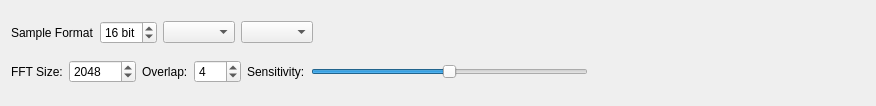
<?xml version="1.0" encoding="UTF-8"?>
<ui version="4.0">
 <class>SpectrogramControls</class>
 <widget class="QWidget" name="SpectrogramControls">
  <property name="geometry">
   <rect>
    <x>0</x>
    <y>0</y>
    <width>876</width>
    <height>106</height>
   </rect>
  </property>
  <layout class="QVBoxLayout" name="verticalLayout">
   <item>
    <layout class="QHBoxLayout" name="horizontalLayout">
     <item>
      <widget class="QLabel" name="label">
       <property name="text">
        <string>Sample Format</string>
       </property>
      </widget>
     </item>
     <item>
      <widget class="QSpinBox" name="sb_wordSize">
       <property name="suffix">
        <string> bit</string>
       </property>
       <property name="minimum">
        <number>1</number>
       </property>
       <property name="maximum">
        <number>64</number>
       </property>
       <property name="value">
        <number>16</number>
       </property>
      </widget>
     </item>
     <item>
      <widget class="QComboBox" name="cb_wordFormat"/>
     </item>
     <item>
      <widget class="QComboBox" name="cb_dataType"/>
     </item>
     <item>
      <spacer name="horizontalSpacer">
       <property name="orientation">
        <enum>Qt::Horizontal</enum>
       </property>
       <property name="sizeHint" stdset="0">
        <size>
         <width>40</width>
         <height>20</height>
        </size>
       </property>
      </spacer>
     </item>
    </layout>
   </item>
   <item>
    <layout class="QHBoxLayout" name="horizontalLayout_2">
     <item>
      <widget class="QLabel" name="lb_fftSize">
       <property name="text">
        <string>FFT Size:</string>
       </property>
      </widget>
     </item>
     <item>
      <widget class="QSpinBox" name="sb_fftSize">
       <property name="suffix">
        <string/>
       </property>
       <property name="minimum">
        <number>32</number>
       </property>
       <property name="maximum">
        <number>131072</number>
       </property>
       <property name="value">
        <number>2048</number>
       </property>
      </widget>
     </item>
     <item>
      <widget class="QLabel" name="label_2">
       <property name="text">
        <string>Overlap:</string>
       </property>
      </widget>
     </item>
     <item>
      <widget class="QSpinBox" name="sb_overlap">
       <property name="minimum">
        <number>0</number>
       </property>
       <property name="maximum">
        <number>100</number>
       </property>
       <property name="singleStep">
        <number>1</number>
       </property>
       <property name="value">
        <number>4</number>
       </property>
      </widget>
     </item>
     <item>
      <widget class="QLabel" name="label_3">
       <property name="text">
        <string>Sensitivity:</string>
       </property>
      </widget>
     </item>
     <item>
      <widget class="QSlider" name="hs_sensitivity">
       <property name="minimum">
        <number>1</number>
       </property>
       <property name="maximum">
        <number>5000</number>
       </property>
       <property name="pageStep">
        <number>100</number>
       </property>
       <property name="sliderPosition">
        <number>2500</number>
       </property>
       <property name="tracking">
        <bool>false</bool>
       </property>
       <property name="orientation">
        <enum>Qt::Horizontal</enum>
       </property>
       <property name="invertedAppearance">
        <bool>false</bool>
       </property>
      </widget>
     </item>
     <item>
      <spacer name="horizontalSpacer_2">
       <property name="orientation">
        <enum>Qt::Horizontal</enum>
       </property>
       <property name="sizeHint" stdset="0">
        <size>
         <width>40</width>
         <height>20</height>
        </size>
       </property>
      </spacer>
     </item>
    </layout>
   </item>
  </layout>
 </widget>
 <resources/>
 <connections/>
</ui>
